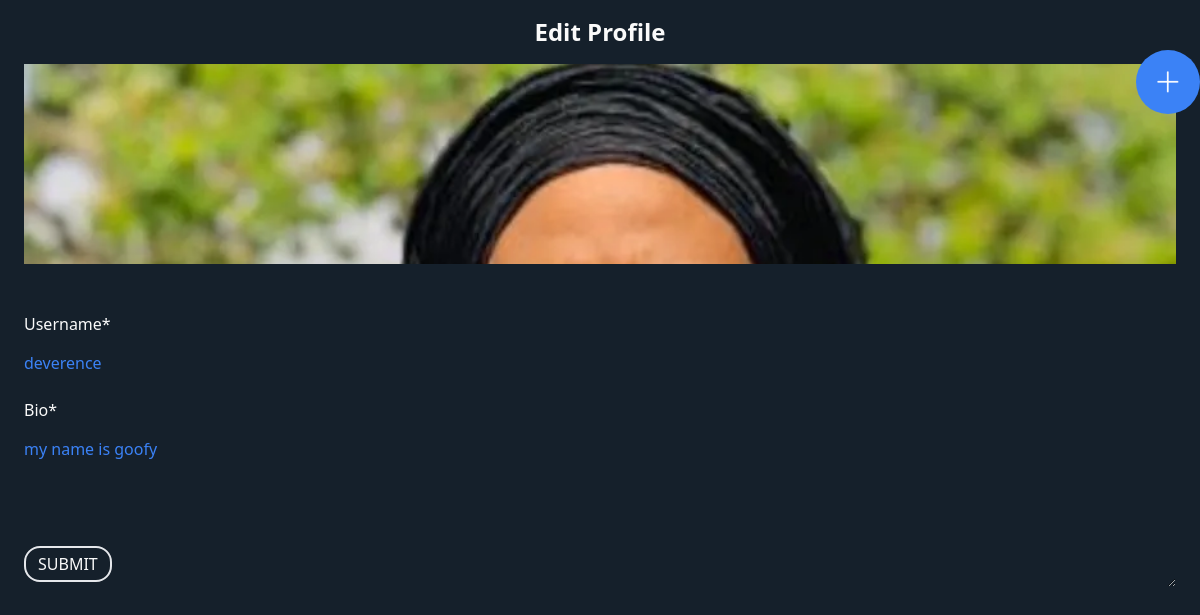
The page /update-user (signed in) on the database its author committed.
### base/models.py (models this page shows)
class User(AbstractUser):
    name = models.CharField(max_length=200, null=True)
    email = models.EmailField(null=True, unique=True)
    bio=models.TextField(null=True)
    avatar = models.ImageField(null=True, default="avatar.jpeg")
    USERNAME_FIELD='email'
    REQUIRED_FIELDS=[]

### base/views.py (the view, shortened to what this page needs)
# urls.py: path('update-user', views.updateUser, name='update-user'),
@login_required(login_url='login')
def updateUser(request):
    user = request.user
    form = UserForm(instance=user)
    return render(request, 'base/update-user.html',{'form':form})

### base/forms.py
class UserForm(ModelForm):
    class Meta:
        model = User
        fields = ['username','bio','avatar']

### base/templates/base/update-user.html (shortened to what this page needs)
<html lang="en">
  <head>
    {% load static %}
    <link rel="stylesheet" href="{% static 'styles/output.css' %}" />
    <link rel="stylesheet" href="{% static 'styles/custom.css' %}" />
  </head>
  <body class="bg-darkest text-white px-6">
    <h3 class="font-semibold my-4 text-center text-2xl">Edit Profile</h3>
    <div>
      <div class="h-[200px] mb-12 relative overflow-hidden">
        <img class="w-full mb-24" src="{{request.user.avatar.url}}" alt="" />
      </div>
      <form
        class="update-user"
        method="POST"
        action=""
        enctype="multipart/form-data"
      >
        {% csrf_token %} {% for field in form %}
        <p>{{field.label}}*</p>
        <div>{{field}}</div>
        {% endfor %}
        <a
          class="bg-blue-500 h-16 w-16 absolute add-image rounded-full"
          href="{% url 'create-room' %}"
          ><img
            class="h-1/3 absolute top-1/2 left-1/2 -translate-x-1/2 invert -translate-y-1/2"
            src="{% static 'images/plus.png' %}"
            alt=""
          />
        </a>
        <input
          class="-mt-32 px-3 py-1 rounded-2xl border-2"
          type="submit"
          value="SUBMIT"
        />
      </form>
    </div>
  </body>
</html>

### static/styles/custom.css (style rules this page uses)
html { overflow-x: hidden; }
#id_username, #id_bio, #id_avatar { background: transparent; color: rgb(59, 130, 246); margin-top:15px; margin-bottom:15px; width: 100%; padding-bottom: 8px; }
.add-image { position: absolute; top: 50px; right:0px; }
#id_bio { height: 150px; }

### rows shown on the page
User: user.avatar (picture), form "deverence" "my name is goofy"

### other values the page prints
{{ field.label }} "Username" "Bio"
